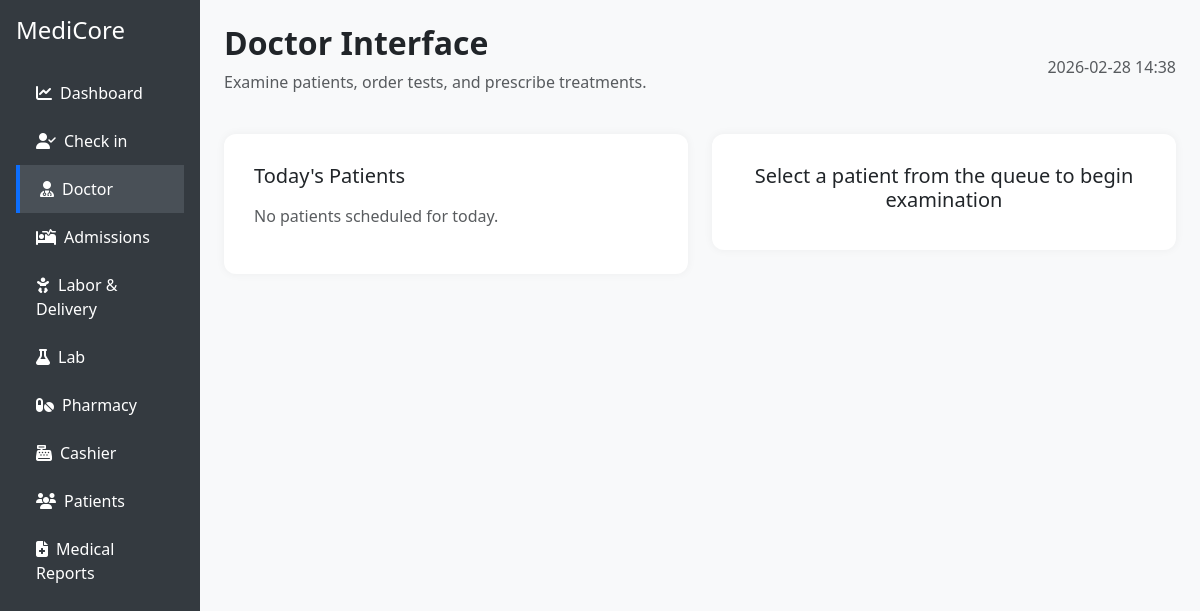
Before: /doctor/43 with the older database file.
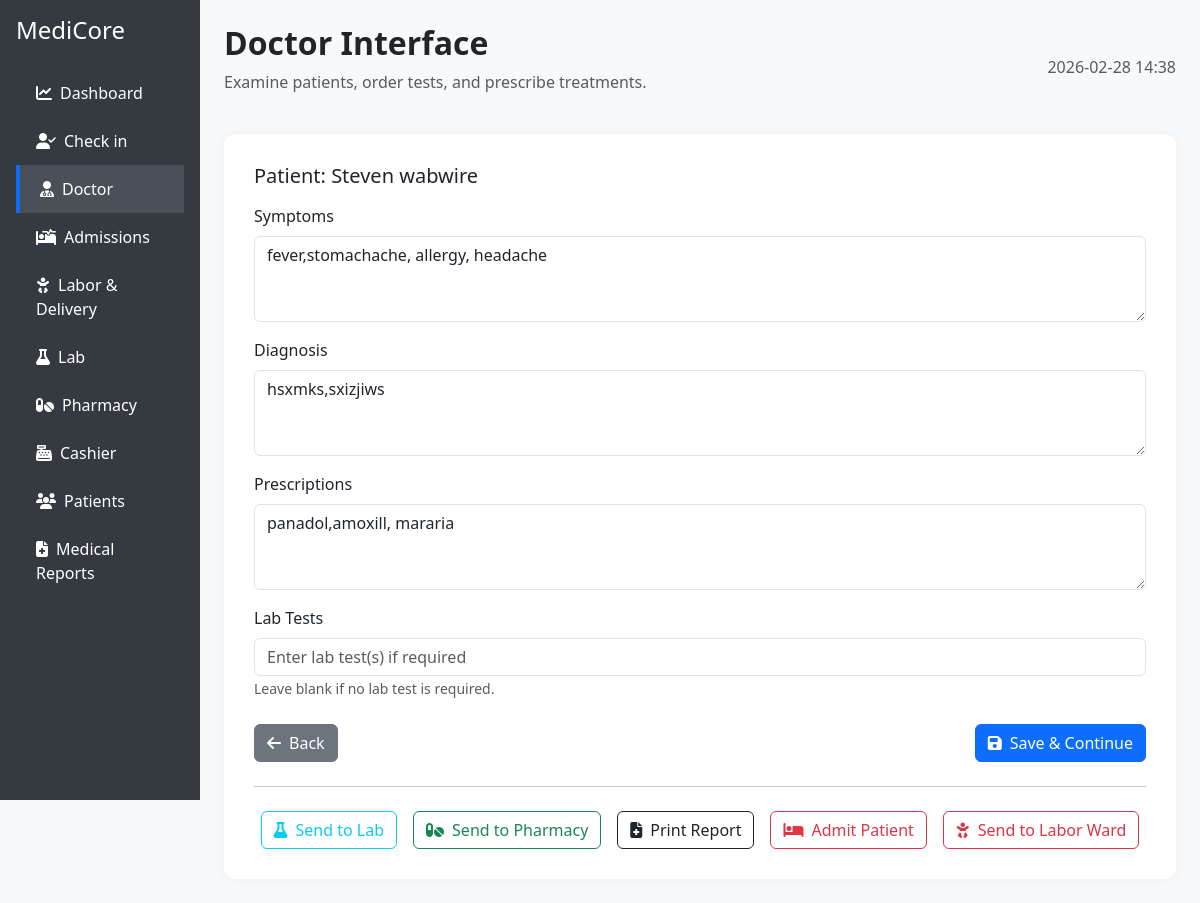
After: the same page with the newer database file.
### tables this page shows
CREATE TABLE patients (
    id INTEGER PRIMARY KEY AUTOINCREMENT,
    name TEXT NOT NULL,
    age INTEGER NOT NULL,
    gender TEXT NOT NULL,
    contact TEXT NOT NULL,
    address TEXT NOT NULL,
    symptoms TEXT,
    diagnosis TEXT,
    lab_results TEXT,
    prescribed_medicine TEXT,
    bill_amount REAL
, is_active INTEGER DEFAULT 1, admission_status TEXT DEFAULT 'outpatient', labor_status TEXT DEFAULT 'none', first_name TEXT, last_name TEXT, created_at TEXT, status TEXT DEFAULT 'draft', updated_at TEXT, card_number TEXT, medical_record_number TEXT, prescriptions TEXT, tests_ordered TEXT, billing_amount REAL);

### app.py (the view)
@app.route('/doctor/<int:patient_id>', methods=['GET'])
def doctor_interface(patient_id):
    db = get_db()
    patient = db.execute("SELECT * FROM patients WHERE id=?", (patient_id,)).fetchone()
    medications = db.execute("SELECT * FROM medications").fetchall()
    lab_tests = db.execute("SELECT * FROM lab_tests").fetchall()
    admissions = db.execute("SELECT * FROM admissions").fetchall()
    return render_template(
        'doctor.html',
        patient=patient,
        medications=medications,
        lab_tests=lab_tests,
        admissions=admissions,
        current_date=datetime.now().strftime("%Y-%m-%d %H:%M")
    )

### app.py (called while the page is built)
def get_db():
    conn = sqlite3.connect('hospital.db')
    conn.row_factory = sqlite3.Row
    return conn

### templates/doctor.html (shortened to what the changed rows need)
<!DOCTYPE html>
<html lang="en">
<head>
  <link href="https://cdn.jsdelivr.net/npm/bootstrap@5.3.0/dist/css/bootstrap.min.css" rel="stylesheet">
  <link href="https://cdn.jsdelivr.net/npm/bootstrap-icons@1.10.5/font/bootstrap-icons.css" rel="stylesheet">
  <link href="https://cdnjs.cloudflare.com/ajax/libs/font-awesome/6.4.0/css/all.min.css" rel="stylesheet">
</head>
<body>
  <div class="container-fluid">
    <div class="row">
      <div class="col-md-10 p-4">
        <div class="d-flex justify-content-between align-items-center mb-4">
          <div>
            <h2 class="fw-bold">Doctor Interface</h2>
          </div>
        </div>
        {% if patient %}
        <div class="panel">
          <h5 class="mb-3">Patient: {{ patient['first_name'] }} {{ patient['last_name'] }}</h5>
          <form method="POST" action="{{ url_for('examine', patient_id=patient['id']) }}">
            <div class="mb-3">
              <label for="symptoms" class="form-label">Symptoms</label>
              <textarea class="form-control" id="symptoms" name="symptoms" rows="3"
                        placeholder="Enter patient symptoms">{{ patient['symptoms'] or '' }}</textarea>
            </div>
            <div class="mb-3">
              <label for="diagnosis" class="form-label">Diagnosis</label>
              <textarea class="form-control" id="diagnosis" name="diagnosis" rows="3"
                        placeholder="Enter diagnosis">{{ patient['diagnosis'] or '' }}</textarea>
            </div>
            <div class="mb-3">
              <label for="prescriptions" class="form-label">Prescriptions</label>
              <textarea class="form-control" id="prescriptions" name="prescriptions" rows="3"
                        placeholder="Enter prescriptions">{{ patient['prescriptions'] or '' }}</textarea>
            </div>
            <div class="mb-3">
              <label for="tests" class="form-label">Lab Tests</label>
              <input type="text" class="form-control" id="tests" name="tests"
                     placeholder="Enter lab test(s) if required" value="{{ patient['tests_ordered'] or '' }}">
              <small class="text-muted">Leave blank if no lab test is required.</small>
            </div>
            <div class="d-flex justify-content-between mt-4">
              <a href="{{ url_for('doctor') }}" class="btn btn-secondary">
                <i class="fas fa-arrow-left me-2"></i>Back
              </a>
              <button type="submit" class="btn btn-primary">
                <i class="fas fa-save me-2"></i>Save & Continue
              </button>
            </div>
          </form>
          <hr class="my-4">
          <div class="d-flex justify-content-center gap-3">
            <a href="{{ url_for('order_lab_test') }}?patient_id={{ patient['id'] }}"
               class="btn btn-outline-info">
              <i class="fas fa-flask me-2"></i>Send to Lab
            </a>
            <a href="{{ url_for('send_to_pharmacy', patient_id=patient['id']) }}"
               class="btn btn-outline-success">
              <i class="fas fa-pills me-2"></i>Send to Pharmacy
            </a>
            <a href="{{ url_for('prescription_pdf', patient_id=patient['id']) }}"
               class="btn btn-outline-dark">
              <i class="fas fa-file-medical me-2"></i>Print Report
            </a>
            <button type="button" class="btn btn-outline-danger" data-bs-toggle="modal" data-bs-target="#admitModal">
          <i class="fas fa-bed me-2"></i>Admit Patient
        </button>
        <a href="{{ url_for('admit_to_labor', patient_id=patient.id) }}"
           class="btn btn-outline-danger">
          <i class="fas fa-baby me-2"></i>Send to Labor Ward
        </a>
          </div>
        </div>
        {% else %}
        <div class="row g-4">
          <div class="col-md-6">
            <div class="panel">
              <h5 class="mb-3">Today's Patients</h5>
              {% if patients %}
                <ul class="list-group">
                  {% for patient in patients %}
                  <li class="list-group-item d-flex justify-content-between align-items-center">
                    {{ patient['name'] }}
                    <a href="{{ url_for('examine', patient_id=patient['patient_id']) }}"
                       class="btn btn-sm btn-outline-primary">Examine</a>
                  </li>
                  {% endfor %}
                </ul>
              {% else %}
                <p class="text-muted">No patients scheduled for today.</p>
              {% endif %}
            </div>
          </div>
          <div class="col-md-6 text-center">
            <div class="panel">
              <h5>Select a patient from the queue to begin examination</h5>
            </div>
          </div>
        </div>
        {% endif %}
      </div>
    </div>
  </div>
</body>
</html>

Changed rows visible on the page:
added patients: first_name "Steven", last_name "wabwire", symptoms "fever,stomachache, allergy, headache", diagnosis "hsxmks,sxizjiws", prescriptions "panadol,amoxill, mararia"
Other visible differences:
text no longer shown: "Today's Patients No patients scheduled for today. Select a patient from the queue to begin examination"
text now shown: "Patient: Symptoms Diagnosis Prescriptions Lab Tests Leave blank if no lab test is required. Back Save & Continue Send to Lab Send to Pharmacy Print Report Admit Patient Send to Labor Ward"
